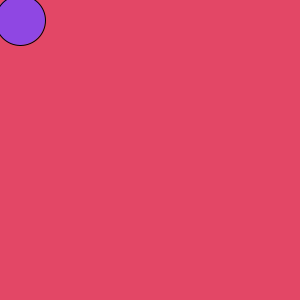
Frame 1 (no input)
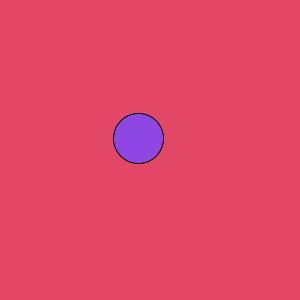
Frame 60 (the mouse pressed at the canvas centre just before this capture)
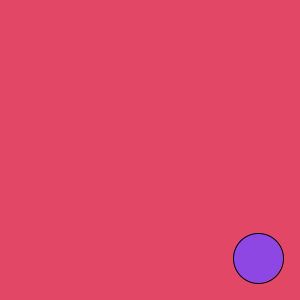
Frame 120 (the mouse held since frame 60 and released just before this capture)

The Processing sketch that drew these frames (run headless with seeded random() and noise(); from frame 60 on, the mouse is pressed at the canvas centre):

// Processing sketch: sketch_240426b
// ── sketch_240426b.pde
float x = 20;
float y = 20;
float speed = 2;
int directionX = 0;
int directionY = 0;
boolean stop = false;

void setup(){
  size(300, 300);
}

void draw(){
  background(#E34766);
  fill(#8F47E3);
  ellipse(x, y, 50, 50);
  
  x = x + (speed + directionX);
  y = y + (speed + directionY);

}

void keyPressed(){
  if(keyCode == LEFT){
    directionX = -1;
    directionY = 0;
  }
  else if(keyCode == RIGHT){
    directionX = 1;
    directionY = 0;
  }
  else if(keyCode == DOWN){
    directionX = 0;
    directionY = 1;
  }
  else if(keyCode == UP){
    directionX = 0;
    directionY = -1;
  }
  else if(keyCode == SHIFT){
    directionX = 0;
    directionY = 0;
  }
  if(directionX == 25){
    stop = true;
  }
  if(directionY == 25){
    stop = true;
}

} 
  
  
  
